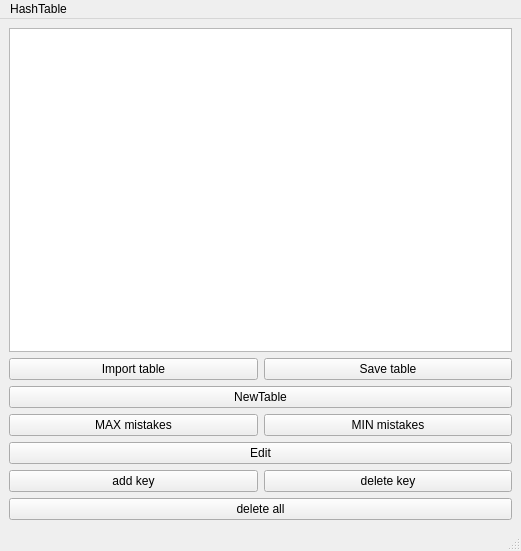
<?xml version="1.0" encoding="UTF-8"?>
<ui version="4.0">
 <class>MainWindow</class>
 <widget class="QMainWindow" name="MainWindow">
  <property name="geometry">
   <rect>
    <x>0</x>
    <y>0</y>
    <width>521</width>
    <height>551</height>
   </rect>
  </property>
  <property name="windowTitle">
   <string>MainWindow</string>
  </property>
  <widget class="QWidget" name="centralwidget">
   <layout class="QGridLayout" name="gridLayout">
    <item row="0" column="0">
     <layout class="QVBoxLayout" name="verticalLayout_4">
      <item>
       <widget class="QTableWidget" name="table_widget"/>
      </item>
      <item>
       <layout class="QVBoxLayout" name="verticalLayout_3">
        <item>
         <layout class="QHBoxLayout" name="horizontalLayout_2">
          <item>
           <widget class="QPushButton" name="import_button">
            <property name="text">
             <string>Import table</string>
            </property>
           </widget>
          </item>
          <item>
           <widget class="QPushButton" name="save_button">
            <property name="text">
             <string>Save table</string>
            </property>
           </widget>
          </item>
         </layout>
        </item>
        <item>
         <widget class="QPushButton" name="new_table">
          <property name="text">
           <string>NewTable</string>
          </property>
         </widget>
        </item>
        <item>
         <layout class="QHBoxLayout" name="horizontalLayout_3">
          <item>
           <widget class="QPushButton" name="max_mistakes">
            <property name="text">
             <string>MAX mistakes</string>
            </property>
           </widget>
          </item>
          <item>
           <widget class="QPushButton" name="min_mistakes">
            <property name="text">
             <string>MIN mistakes</string>
            </property>
           </widget>
          </item>
         </layout>
        </item>
        <item>
         <widget class="QPushButton" name="edit">
          <property name="text">
           <string>Edit</string>
          </property>
         </widget>
        </item>
        <item>
         <layout class="QHBoxLayout" name="horizontalLayout_4">
          <item>
           <widget class="QPushButton" name="add_key">
            <property name="text">
             <string>add key</string>
            </property>
           </widget>
          </item>
          <item>
           <widget class="QPushButton" name="delete_key">
            <property name="text">
             <string>delete key</string>
            </property>
           </widget>
          </item>
         </layout>
        </item>
        <item>
         <widget class="QPushButton" name="delete_all">
          <property name="text">
           <string>delete all</string>
          </property>
         </widget>
        </item>
       </layout>
      </item>
     </layout>
    </item>
   </layout>
  </widget>
  <widget class="QMenuBar" name="menubar">
   <property name="geometry">
    <rect>
     <x>0</x>
     <y>0</y>
     <width>521</width>
     <height>26</height>
    </rect>
   </property>
   <widget class="QMenu" name="menuHashTable">
    <property name="title">
     <string>HashTable</string>
    </property>
   </widget>
   <addaction name="menuHashTable"/>
  </widget>
  <widget class="QStatusBar" name="statusbar"/>
 </widget>
 <resources/>
 <connections/>
</ui>
